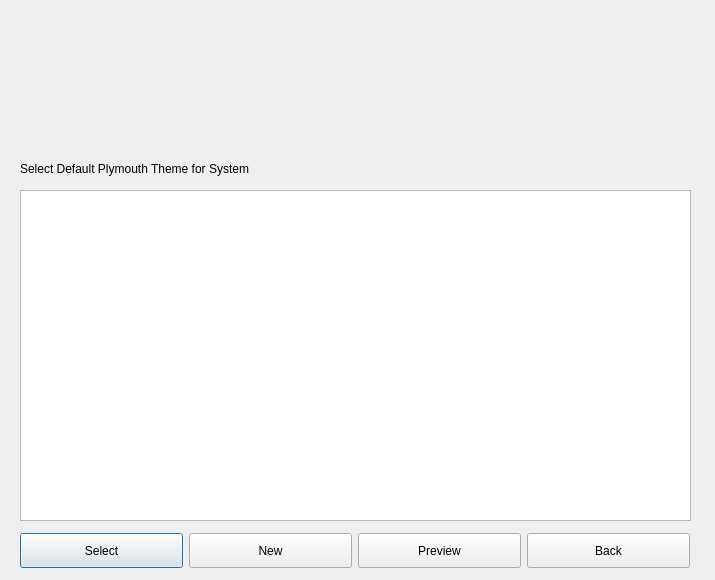
<?xml version="1.0" encoding="UTF-8"?>
<ui version="4.0">
 <class>Plymouth</class>
 <widget class="QDialog" name="Plymouth">
  <property name="geometry">
   <rect>
    <x>0</x>
    <y>0</y>
    <width>715</width>
    <height>580</height>
   </rect>
  </property>
  <property name="minimumSize">
   <size>
    <width>715</width>
    <height>580</height>
   </size>
  </property>
  <property name="maximumSize">
   <size>
    <width>715</width>
    <height>580</height>
   </size>
  </property>
  <property name="windowTitle">
   <string>Plymouth Theme</string>
  </property>
  <widget class="QLabel" name="label">
   <property name="geometry">
    <rect>
     <x>20</x>
     <y>10</y>
     <width>661</width>
     <height>141</height>
    </rect>
   </property>
   <property name="text">
    <string/>
   </property>
   <property name="pixmap">
    <pixmap resource="respin.qrc">:/images/respin-large.png</pixmap>
   </property>
  </widget>
  <widget class="QLabel" name="label_2">
   <property name="geometry">
    <rect>
     <x>20</x>
     <y>160</y>
     <width>391</width>
     <height>17</height>
    </rect>
   </property>
   <property name="text">
    <string>Select Default Plymouth Theme for System</string>
   </property>
  </widget>
  <widget class="QWidget" name="horizontalLayoutWidget">
   <property name="geometry">
    <rect>
     <x>20</x>
     <y>520</y>
     <width>671</width>
     <height>61</height>
    </rect>
   </property>
   <layout class="QHBoxLayout" name="horizontalLayout">
    <item>
     <widget class="QPushButton" name="selectBtn">
      <property name="maximumSize">
       <size>
        <width>163</width>
        <height>35</height>
       </size>
      </property>
      <property name="text">
       <string>Select</string>
      </property>
     </widget>
    </item>
    <item>
     <widget class="QPushButton" name="newBtn">
      <property name="maximumSize">
       <size>
        <width>163</width>
        <height>35</height>
       </size>
      </property>
      <property name="text">
       <string>New</string>
      </property>
     </widget>
    </item>
    <item>
     <widget class="QPushButton" name="previewBtn">
      <property name="maximumSize">
       <size>
        <width>163</width>
        <height>35</height>
       </size>
      </property>
      <property name="text">
       <string>Preview</string>
      </property>
     </widget>
    </item>
    <item>
     <widget class="QPushButton" name="backBtn">
      <property name="maximumSize">
       <size>
        <width>163</width>
        <height>35</height>
       </size>
      </property>
      <property name="text">
       <string>Back</string>
      </property>
     </widget>
    </item>
   </layout>
  </widget>
  <widget class="QListWidget" name="listWidget">
   <property name="geometry">
    <rect>
     <x>20</x>
     <y>190</y>
     <width>671</width>
     <height>331</height>
    </rect>
   </property>
  </widget>
 </widget>
 <resources>
  <include location="respin.qrc"/>
 </resources>
 <connections/>
</ui>
